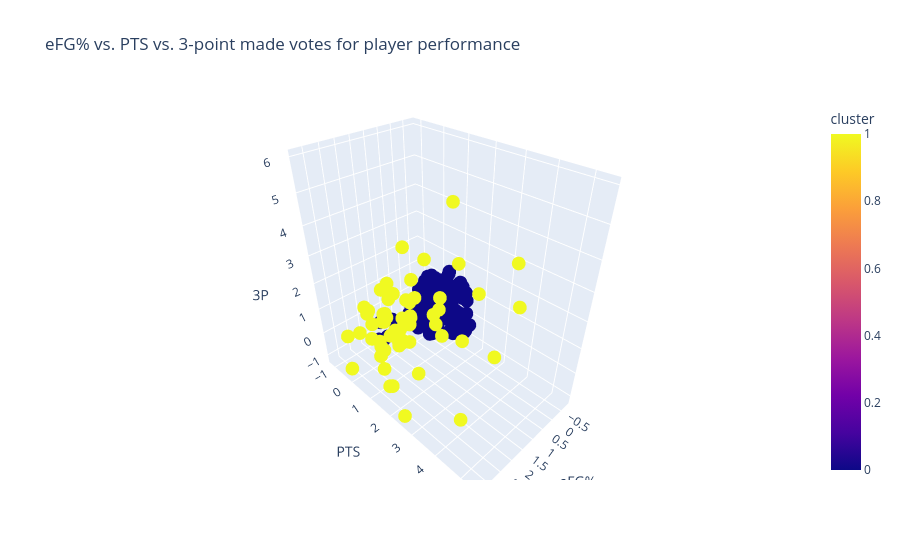

Source (notebook cell):
### Markdown cell above
### Use the recommended number of cluster (assuming it's different) to retrain your model and visualize the results

### Code cell
kmeans_obj_performance_best = KMeans(n_clusters=2, random_state=1).fit(cluster_per)
performance['cluster'] = kmeans_obj_performance_best.labels_
fig = px.scatter_3d(performance, x="eFG%", y="PTS", z="3P", color='cluster', title="eFG% vs. PTS vs. 3-point made votes for player performance")
fig.show(renderer="vscode")

### Figure 1 — Plotly figure (JSON) as saved in the notebook; plotly's stock layout.template omitted (floating-point values rounded to 4 significant figures; data arrays with more than 128 entries replaced by an {"elided": "..."} marker saying what was removed)
{"data": [{"hovertemplate": "eFG%=%{x}<br>PTS=%{y}<br>3P=%{z}<br>cluster=%{marker.color}<extra></extra>", "legendgroup": "", "marker": {"color": {"elided": "410 int values"}, "coloraxis": "coloraxis", "symbol": "circle"}, "mode": "markers", "name": "", "scene": "scene", "showlegend": false, "type": "scatter3d", "x": {"elided": "410 float values"}, "y": {"elided": "410 float values"}, "z": {"elided": "410 float values"}}], "layout": {"coloraxis": {"colorbar": {"title": {"text": "cluster"}}, "colorscale": [[0, "#0d0887"], [0.1111, "#46039f"], [0.2222, "#7201a8"], [0.3333, "#9c179e"], [0.4444, "#bd3786"], [0.5556, "#d8576b"], [0.6667, "#ed7953"], [0.7778, "#fb9f3a"], [0.8889, "#fdca26"], [1, "#f0f921"]]}, "legend": {"tracegroupgap": 0}, "scene": {"domain": {"x": [0, 1], "y": [0, 1]}, "xaxis": {"title": {"text": "eFG%"}}, "yaxis": {"title": {"text": "PTS"}}, "zaxis": {"title": {"text": "3P"}}}, "title": {"text": "eFG% vs. PTS vs. 3-point made votes for player performance"}}}
